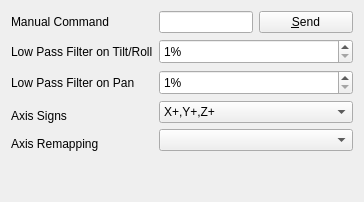
           <widget class="QWidget" name="BNO055">
            <layout class="QGridLayout" name="gridLayout_6">
             <item row="4" column="0">
              <widget class="QLabel" name="label_6">
               <property name="sizePolicy">
                <sizepolicy hsizetype="Preferred" vsizetype="Preferred">
                 <horstretch>0</horstretch>
                 <verstretch>0</verstretch>
                </sizepolicy>
               </property>
               <property name="text">
                <string>Axis Remapping</string>
               </property>
               <property name="alignment">
                <set>Qt::AlignBottom|Qt::AlignLeading|Qt::AlignLeft</set>
               </property>
              </widget>
             </item>
             <item row="0" column="2">
              <widget class="QPushButton" name="cmdSend">
               <property name="text">
                <string>&amp;Send</string>
               </property>
              </widget>
             </item>
             <item row="3" column="0">
              <widget class="QLabel" name="label_8">
               <property name="text">
                <string>Axis Signs</string>
               </property>
               <property name="alignment">
                <set>Qt::AlignBottom|Qt::AlignLeading|Qt::AlignLeft</set>
               </property>
              </widget>
             </item>
             <item row="0" column="0">
              <widget class="QLabel" name="label_7">
               <property name="text">
                <string>Manual Command</string>
               </property>
              </widget>
             </item>
             <item row="0" column="1">
              <widget class="QLineEdit" name="txtCommand"/>
             </item>
             <item row="5" column="0">
              <spacer name="verticalSpacer_8">
               <property name="orientation">
                <enum>Qt::Vertical</enum>
               </property>
               <property name="sizeHint" stdset="0">
                <size>
                 <width>20</width>
                 <height>40</height>
                </size>
               </property>
              </spacer>
             </item>
             <item row="1" column="0">
              <widget class="QLabel" name="label_24">
               <property name="sizePolicy">
                <sizepolicy hsizetype="Expanding" vsizetype="Preferred">
                 <horstretch>0</horstretch>
                 <verstretch>0</verstretch>
                </sizepolicy>
               </property>
               <property name="text">
                <string>Low Pass Filter on Tilt/Roll</string>
               </property>
              </widget>
             </item>
             <item row="1" column="1" colspan="2">
              <widget class="QSpinBox" name="spnLPTiltRoll2">
               <property name="sizePolicy">
                <sizepolicy hsizetype="Minimum" vsizetype="Fixed">
                 <horstretch>0</horstretch>
                 <verstretch>0</verstretch>
                </sizepolicy>
               </property>
               <property name="minimumSize">
                <size>
                 <width>50</width>
                 <height>25</height>
                </size>
               </property>
               <property name="baseSize">
                <size>
                 <width>8</width>
                 <height>0</height>
                </size>
               </property>
               <property name="suffix">
                <string>%</string>
               </property>
               <property name="minimum">
                <number>1</number>
               </property>
               <property name="maximum">
                <number>100</number>
               </property>
              </widget>
             </item>
             <item row="2" column="0">
              <widget class="QLabel" name="label_31">
               <property name="sizePolicy">
                <sizepolicy hsizetype="Expanding" vsizetype="Preferred">
                 <horstretch>0</horstretch>
                 <verstretch>0</verstretch>
                </sizepolicy>
               </property>
               <property name="text">
                <string>Low Pass Filter on Pan</string>
               </property>
              </widget>
             </item>
             <item row="2" column="1" colspan="2">
              <widget class="QSpinBox" name="spnLPPan2">
               <property name="sizePolicy">
                <sizepolicy hsizetype="Minimum" vsizetype="Fixed">
                 <horstretch>0</horstretch>
                 <verstretch>0</verstretch>
                </sizepolicy>
               </property>
               <property name="minimumSize">
                <size>
                 <width>50</width>
                 <height>25</height>
                </size>
               </property>
               <property name="baseSize">
                <size>
                 <width>8</width>
                 <height>0</height>
                </size>
               </property>
               <property name="suffix">
                <string>%</string>
               </property>
               <property name="minimum">
                <number>1</number>
               </property>
               <property name="maximum">
                <number>100</number>
               </property>
              </widget>
             </item>
             <item row="3" column="1" colspan="2">
              <widget class="QComboBox" name="cmbSigns">
               <property name="sizePolicy">
                <sizepolicy hsizetype="Minimum" vsizetype="Fixed">
                 <horstretch>1</horstretch>
                 <verstretch>0</verstretch>
                </sizepolicy>
               </property>
               <item>
                <property name="text">
                 <string>X+,Y+,Z+</string>
                </property>
               </item>
               <item>
                <property name="text">
                 <string>X+,Y+,Z-</string>
                </property>
               </item>
               <item>
                <property name="text">
                 <string>X+,Y-,Z+</string>
                </property>
               </item>
               <item>
                <property name="text">
                 <string>X+,Y-,Z-</string>
                </property>
               </item>
               <item>
                <property name="text">
                 <string>X-,Y+,Z+</string>
                </property>
               </item>
               <item>
                <property name="text">
                 <string>X-,Y+,Z-</string>
                </property>
               </item>
               <item>
                <property name="text">
                 <string>X-,Y-,Z+</string>
                </property>
               </item>
               <item>
                <property name="text">
                 <string>X-,Y-,Z-</string>
                </property>
               </item>
              </widget>
             </item>
             <item row="4" column="1" colspan="2">
              <widget class="QComboBox" name="cmbRemap">
               <property name="sizePolicy">
                <sizepolicy hsizetype="MinimumExpanding" vsizetype="Fixed">
                 <horstretch>0</horstretch>
                 <verstretch>0</verstretch>
                </sizepolicy>
               </property>
              </widget>
             </item>
            </layout>
           </widget>
